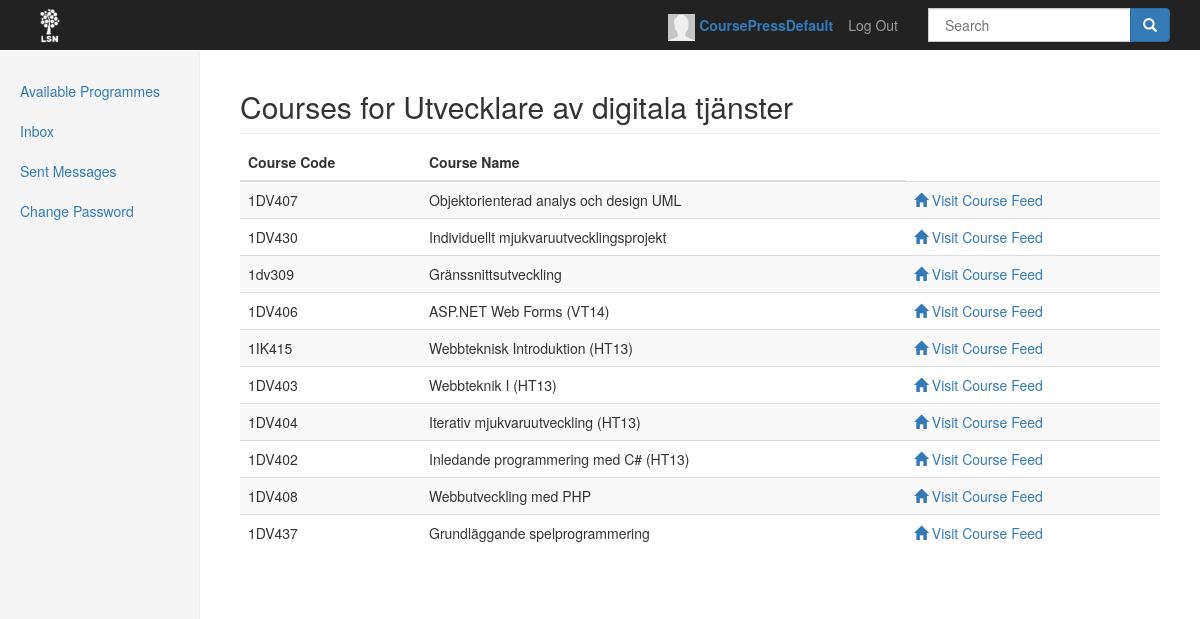
/Feed/index.php?UDCourseLocation (signed in), run on the app's committed database.
### tables this page shows
CREATE TABLE IF NOT EXISTS `course` (
  `CourseId` int(11) NOT NULL AUTO_INCREMENT,
  `CourseName` varchar(100) NOT NULL,
  `CourseCode` varchar(20) NOT NULL,
  `RssUrl` varchar(255) NOT NULL,
  `Schedule` varchar(255) DEFAULT NULL,
  PRIMARY KEY (`CourseId`)
);

### Feed/Model/Dao/Repository.php (called while the page is built, shortened)
<?php
abstract class Repository
{
	protected $dbConnection;
    protected function connection()
    {
	    try
	    {
	    	if ($this->dbConnection == null)
	    	{
	            $this->dbConnection = new PDO(Settings::$DB_CONNECTION, Settings::$DB_USERNAME, Settings::$DB_PASSWORD);
		        $this->dbConnection->setAttribute(PDO::ATTR_ERRMODE, PDO::ERRMODE_EXCEPTION);
		        return $this->dbConnection;
	    	}
		}
		catch (Exception $e)
		{
			error_log($e->getMessage() . "\n", 3, Settings::$ERROR_LOG);
	    	if (Settings::$DO_DEBUG)
	    	{
	        	throw $e;
	        }
	        else
	        {
	        	header("Location: /". Settings::$ROOT_PATH . "/error.html");
				die('An unknown error has happened');
	        }
		}
  	}
}

### Feed/Model/LoginModel.php (called while the page is built, shortened)
<?php
class LoginModel{
    public function getId()
    {
        return $_SESSION['id'];
    }
}

### Feed/Model/Dao/MessagesRepository.php (called while the page is built, shortened)
<?php
require_once('Model/Dao/Repository.php');
 class MessagesRepository extends Repository
 {
	private static $UserId = "UserId";
	private $db;
	private $table;
	public function __construct() {
		$this->table = "messages";
		$this->db = $this->connection();
	}
 	public function getIfOpenOrNot($userId) {
 		try
		{
			$sql = "SELECT * FROM $this->table WHERE ".self::$UserId."= ?";
			$query = $this->db->prepare($sql);
			$params = array($userId);
			$query->execute($params);
			$results = $query->fetchAll();
 			return NULL;
		}
		catch (PDOException $e)
		{
			header("Location: /". Settings::$ROOT_PATH . "/error.html");
			die('An unknown error has happened');
		}
 	}
 }

### Feed/index.php (called while the page is built, shortened)
<?php
require_once("View/BaseView.php");
try
{
	$masterController = new MasterController();
	$html = $masterController->doControll();
}
catch (Exception $e)
{
	error_log($e->getMessage() . "\n", 3, Settings::$ERROR_LOG);
	if (Settings::$DO_DEBUG)
	{
		throw $e;
	}
}
?>

### Feed/Model/Dao/CourseRepository.php (called while the page is built, shortened)
<?php
require_once('Model/Dao/Repository.php');
 class CourseRepository extends Repository
 {
	private $db;
	private $courseTable;
 	private static $programID = "ProgramId";
 	private static $courseID = "CourseId";
 	private static $courseName = "CourseName";
 	private static $courseCode = "CourseCode";
 	private $key;
	public function __construct() {
		$this->dbTable = "programcourse";
		$this->courseTable = "course";
		$this->db = $this->connection();
	}
	public function getCourseCode($id)
	{
		try {
			$sql = "SELECT " . self::$courseCode . " FROM $this->courseTable WHERE " . self::$courseID . " = ?";
			$query = $this->db->prepare($sql);
			$params = array($id);
			$query->execute($params);
			$result = $query->fetch();
			if ($result)
			{
				return $result['CourseCode'];
			}
			return null;
		} catch (Exception $e) {
			header("Location: /". Settings::$ROOT_PATH . "/error.html");
			die('An unknown error has happened');
		}
	}
	public function GetAllCourseNr($programId)
	{
		try {
			$sql = "SELECT CourseId FROM $this->dbTable WHERE " . self::$programID . "= ?";
			$params = array($programId);
			$query = $this->db->prepare($sql);
			$query->execute($params);
			$results = $query->fetchAll();
			return $results;
		} catch (Exception $e) {
			header("Location: /". Settings::$ROOT_PATH . "/error.html");
			die('An unknown error has happened');
		}
	}
	public function getCourses($nrcourses)
	{
		try{
			foreach ($nrcourses as $key) {
				$this->key = $key;
			}
			$sql ="SELECT * FROM $this->courseTable WHERE " . self::$courseID . " = ?";
			$query = $this->db->prepare($sql);
			$params = array($this->key);
			$query->execute($params);
			$results = $query->fetchAll();
			if ($results) {
				foreach ($results as $result)
				{
					if ($result['CourseId'] == $this->key) {
						$courseName[] =  $result['CourseName'];
					}
				}
				return $courseName;
			}
			else
			{
				return null;
			}
	}
		catch (PDOException $e)
		{
			header("Location: /". Settings::$ROOT_PATH . "/error.html");
			die('An unknown error has happened');
		}
	}
	public function getCourseID($courseName)
	{
			try{
			$sql ="SELECT * FROM $this->courseTable WHERE " . self::$courseName . " = ?";
			$query = $this->db->prepare($sql);
			$params = array($courseName);
			$query->execute($params);
			$results = $query->fetchAll();
			if ($results) {
				foreach ($results as $result)
				{
					if ($result['CourseName'] == $courseName) {
						$courseid =  $result['CourseId'];
					}
				}
				return $courseid;
			}
			else {
				return null;
			}
	}
		catch (PDOException $e)
		{
			header("Location: /". Settings::$ROOT_PATH . "/error.html");
			die('An unknown error has happened');
		}
	}
 }

### Feed/View/CourseView.php (the view, shortened to what this page needs)
<?php
require_once('Model/Dao/MessagesRepository.php');
require_once('Model/Dao/CourseRepository.php');
require_once('View/BaseView.php');
require_once('Model/LoginModel.php');
class CourseView extends BaseView
{
    private $courseRepository;
    protected $loginModel;
    private $messageRepository;
    public function __construct()
    {
        $this->courseRepository = new CourseRepository();
        $this->loginModel = new LoginModel();
        $this->messageRepository = new MessagesRepository();
    }
    public function getProgramName($id)
    {
      if ($id === 1)
      {
        return "Webbprogrammerare";
      }
      else if ($id === 2)
      {
        return "Utvecklare av digitala tjänster";
      }
      else if ($id === 3)
      {
        return "Interaktionsdesigner";
      }
    }
     public function GetCourseHTML($id)
     {
          $programName = $this->getProgramName($id);
             $html = $this->cssView("Courses for " . $this->getProgramName($id));
          $open = $this->messageRepository->getIfOpenOrNot($this->loginModel->getId());
                      if ($open != null) {
                           if ($open == 1) {
                         $html .= '<li><a name="Inbox" href="?' . $this->inboxLocation ."&".$this->id."=".$this->loginModel->getId().'">Inbox <span class="badge">1</span></a></li>';
                       }
                       else {
                           $html .= '<li><a name="Inbox" href="?' . $this->inboxLocation ."&".$this->id."=".$this->loginModel->getId().'">Inbox  <span class="badge">' . $open . '</span></a></li>';
                       }
                      }
                      else {
                          $html .= '<li><a name="Inbox" href="?' . $this->inboxLocation ."&".$this->id."=".$this->loginModel->getId().'">Inbox</a></li><span class="sr-only">(current)</span></a></li>';
                      }
                  $html .= '<li><a name="Inbox" href="?' . $this->sendLocation ."&".$this->id."=".$this->loginModel->getId().'">Sent Messages</a></li>'.
                  '<li><a href="?' . $this->changePasswordLocation . '">Change Password</span></a></li>
                  </ul>
                </div>';
                $html .= '<div class="col-sm-9 col-sm-offset-3 col-md-10 col-md-offset-2 main">
                ' . $this->message . '';
            $html .= '<h2 class="sub-header" style="word-break: break-all;">Courses for ' . $programName . '</h2>
          <div class="table-responsive">
            <table class="table table-striped">
              <thead>
                <tr>
                  <th>Course Code</th>
                  <th>Course Name</th>
                </tr>
              </thead>
              <tbody>';
                $nrcourses = $this->courseRepository->GetAllCourseNr($id);
                if (isset($nrcourses) && empty($nrcourses) == false)
                {
                    foreach ($nrcourses as $key)
                    {
                        $courses[] = $this->courseRepository->getCourses($key);
                    }
                    if ($courses != null && empty($courses) == false)
                    {
                        foreach ($courses as $course)
                        {
                            foreach ($course as $key)
                            {
                                $courseId = $this->courseRepository->getCourseID($key);
                                $courseCode = $this->courseRepository->getCourseCode($courseId);
                                $html .=
                                        '<tr>
                                          <td>' . $courseCode . '</td>
                                          <td>' . $key . '</td>
                                          <td>
                                          <a href="?' . $this->course . '&' . $this->id . '=' . $courseId. '"> <span class="glyphicon glyphicon-home" aria-hidden=true></span> Visit Course Feed</a>
                                          </td>';
                            }
                        }
                    }
                }
                  $html .= '</tbody>
                </table>
              </div>
            </div>
          </div>
        </div>
    ';
    return $html;
    }
}

### Feed/css/customCss.css (style rules this page uses)
body { padding-top: 50px; padding-bottom: 20px; }
.sub-header { padding-bottom: 10px; border-bottom: 1px solid #eee; }
.nav-sidebar > li > a { padding-right: 20px; padding-left: 20px; }
.main { padding: 20px; }
@media (min-width: 768px) { .main { padding-right: 40px; padding-left: 40px; } }

### data on the page
course: courseCode "1DV407"
course: courseCode "1DV430"
course: courseCode "1dv309"
course: courseCode "1DV406"
course: courseCode "1IK415"
course: courseCode "1DV403"
course: courseCode "1DV404"
course: courseCode "1DV402"
course: courseCode "1DV408"
course: courseCode "1DV437"

### other printed values
$username "CoursePressDefault"
$programName "Utvecklare av digitala tjänster"
$key "Objektorienterad analys och design UML"
$key "Individuellt mjukvaruutvecklingsprojekt"
$key "Gränssnittsutveckling"
$key "ASP.NET Web Forms (VT14)"
$key "Webbteknisk Introduktion (HT13)"
$key "Webbteknik I (HT13)"
$key "Iterativ mjukvaruutveckling (HT13)"
$key "Inledande programmering med C# (HT13)"
$key "Webbutveckling med PHP"
$key "Grundläggande spelprogrammering"
